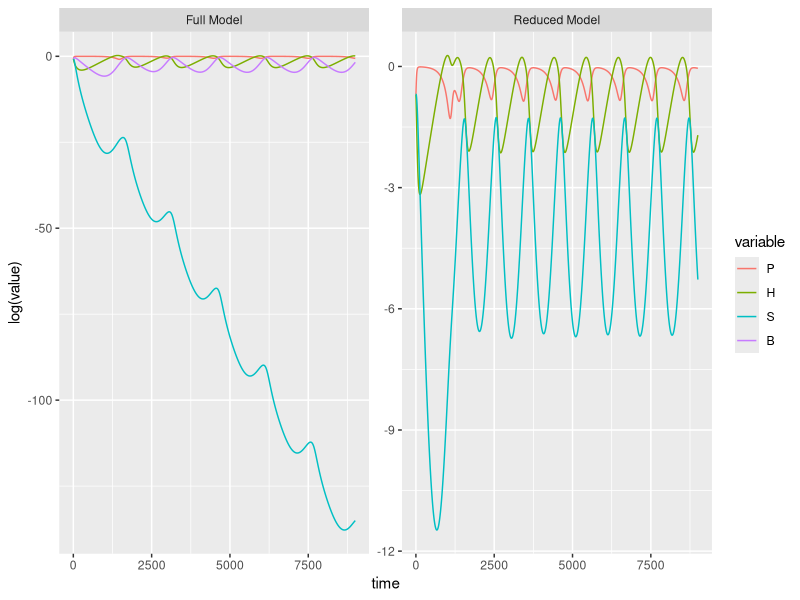
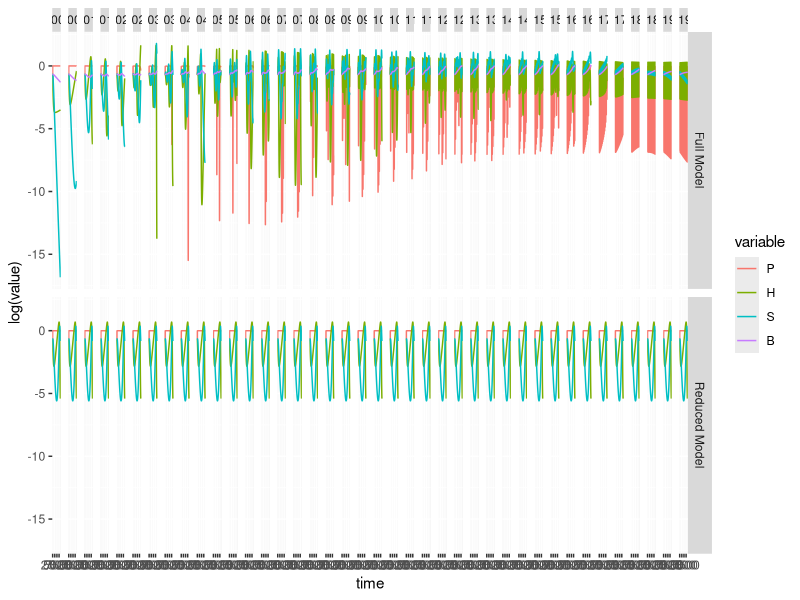

The R source for these figures, in order:
## ---- chunk 1
library(deSolve)
# Define full model
fullModule <- function(t, state, parameters) {
  with(as.list(c(state, parameters)),{
    dP <-  r*P*(1-P/K)-(o_HP*x_H*y_H*P*H)/(P+P0)
    dH <- -x_H*H*(1-(o_HP*y_H*P)/(P+P0))-(o_SH*x_S*y_S*H*S)/(H+H0)-(o_BH*y_B*x_B*H*B)/(o_BH*H+(1-o_BH)*S+H0)
    dS <- -x_S*S*(1-(o_SH*y_S*H)/(H+H0))-((1-o_BH)*y_B*x_B*S*B)/(o_BH*H+(1-o_BH)*S+H0)
    dB <- -x_B*B*(1-(o_BH*y_B*H+(1-o_BH)*y_B*S)/(o_BH*H+(1-o_BH)*S+H0))
    list(c(dP,dH,dS,dB))
  })
}

reducedModule <- function(t, state, parameters) {
  # This models the a simple food chain without the top predators
  with(as.list(c(state, parameters)),{
    dP <-  r*P*(1-P/K)-(o_HP*x_H*y_H*P*H)/(P+P0)
    dH <- -x_H*H*(1-(o_HP*y_H*P)/(P+P0))-(o_SH*x_S*y_S*H*S)/(H+H0)
    dS <- -x_S*S*(1-(o_SH*y_S*H)/(H+H0))
    list(c(dP,dH,dS))
  })
}

# Remove metabolic rate from the biomass removal equation
# fullModule <- function(t, state, parameters) {
#   with(as.list(c(state, parameters)),{
#     dP <-  r*P*(1-P/K)-(o_HP*y_H*P*H)/(P+P0)
#     dH <- -x_H*H*(1-(o_HP*y_H*P)/(P+P0))-(o_SH*y_S*H*S)/(H+H0)-(o_BH*y_B*H*B)/(o_BH*H+(1-o_BH)*S+H0)
#     dS <- -x_S*S*(1-(o_SH*y_S*H)/(H+H0))-((1-o_BH)*y_B*S*B)/(o_BH*H+(1-o_BH)*S+H0)
#     dB <- -x_B*B*(1-(o_BH*y_B*H+(1-o_BH)*y_B*S)/(o_BH*H+(1-o_BH)*S+H0))
#     list(c(dP,dH,dS,dB))
#   })
# }
# 
# reducedModule <- function(t, state, parameters) {
#   # This models the a simple food chain without the top predators
#   with(as.list(c(state, parameters)),{
#     dP <-  r*P*(1-P/K)-(o_HP*y_H*P*H)/(P+P0)
#     dH <- -x_H*H*(1-(o_HP*y_H*P)/(P+P0))-(o_SH*y_S*H*S)/(H+H0)
#     dS <- -x_S*S*(1-(o_SH*y_S*H)/(H+H0))
#     list(c(dP,dH,dS))
#   })
# }


# mass specific metabolic rate
metabolic_rate_herbivores <- 0.2
metabolic_rate_birds <- 0.08
metabolic_rate_spiders <- 0.3

# ingestion rate per unit metabolic rate of species i
ingestion_rate_herbivores <- 1.5
ingestion_rate_birds <- 5
ingestion_rate_spiders <- 2.1

half_sat_plants <- 0.2
half_sat_herbivores <- 0.5

params_fm <- c(r = 1         ,
            K = 1       , # environmental 
            
            
            o_BS = 0.6    , # preference of birds for spiders
            o_BH = 0.4    , # preference of birds for herbivores
            o_HP = 1      , # preference of herbivores for plants
            o_SH = 1      , # preference of spiders for herbivores
            
            
            x_H  = metabolic_rate_herbivores,
            x_B  = metabolic_rate_birds,
            x_S  = metabolic_rate_spiders,
            
            y_H  = ingestion_rate_herbivores  , 
            y_B  = ingestion_rate_birds  ,
            y_S  = ingestion_rate_spiders    , # ing.rates
            
            P0   = half_sat_plants,
            H0   = half_sat_herbivores) 

params_rm <- c(r = 1         ,
               K = 1       , # environmental 
            
            
               o_HP = 1      , # preference of herbivores for plants
               o_SH = 1      , # preference of spiders for herbivores
            
            
               x_H  = metabolic_rate_herbivores,
               x_S  = metabolic_rate_spiders,
            
               y_H  = ingestion_rate_herbivores  , 
               y_B  = ingestion_rate_birds  ,
               y_S  = ingestion_rate_spiders ,
               
               P0   = half_sat_plants,
               H0   = half_sat_herbivores) 


stateFM <- c(P = 0.5, H = 0.5, S = 0.5, B = 0.5)
stateRM <- c(P = 0.5, H = 0.5, S = 0.5)
times <- seq(0,900, by = 0.1)

outFM <- ode(y = stateFM, times = times, func = fullModule,    parms = params_fm)
outRM <- ode(y = stateRM, times = times, func = reducedModule, parms = params_rm)

library(reshape2)
df.fm <- data.frame(time = 1:nrow(outFM), outFM[,-1])
df.fm.melt <- melt(df.fm, id = "time")
df.fm.melt$model <- "Full Model"

df.rm <- data.frame(time = 1:nrow(outRM), outRM[,-1])
df.rm.melt <- melt(df.rm, id = "time")
df.rm.melt$model <- "Reduced Model"

df.bm <- rbind(df.fm.melt, df.rm.melt)

library(ggplot2)
ggplot(df.bm, aes(x = time, y = log(value), color = variable))+
  geom_line()+
  facet_wrap(~model, scales = "free")

## ---- chunk 2
# I can manipulate three parameters, lets say
runModel <- function(r=1,K=1, o_BS=0.7, o_BH=0.3, o_HP=1, o_SH=1, x_H=0.01, x_B=0.0008,
                     x_S=0.02, y_H=2.009, y_B=4, y_S=3.5, P0=0.16129,H0=0.9, rr = 1, rK = 1,
                     ro_HP = 1, ro_SH = 1, rx_H=0.01, rx_S=0.02, ry_H  = 2.009, ry_S  = 3.5,
                     rP0=0.16129,rH0=0.9,
                     stateFM = c(P = 0.5, H = 0.5, S = 0.5, B = 0.5),
                     stateRM = c(P = 0.5, H = 0.5, S = 0.5),
                     times = seq(0,900, by = 0.1)) {
  params_fm <- c(r=r,
                 K=K,
                 o_BS = o_BS,
                 o_BH = o_BH,
                 o_HP = o_HP,
                 o_SH = o_SH,
                 x_H  = x_H,
                 x_B  = x_B,
                 x_S  = x_S,
                 y_H  = y_H,
                 y_B  = y_B,
                 y_S  = y_S,
                 P0   = P0,
                 H0   = H0) 
  params_rm <- c(r    = rr,
                 K    = rK,
                 o_HP = ro_HP,
                 o_SH = ro_SH,
                 x_H  = rx_H,
                 x_S  = rx_S,
                 y_H  = ry_H,
                 y_S  = ry_S,
                 P0   = rP0,
                 H0   = rH0) 
# Itegrate 
outFM <- ode(y = stateFM, times = times, func = fullModule,    parms = params_fm)
outRM <- ode(y = stateRM, times = times, func = reducedModule, parms = params_rm)
df.fm <- data.frame(time = 1:nrow(outFM), outFM[,-1])
df.fm.melt <- melt(df.fm, id = "time")
df.fm.melt$model <- "Full Model"
df.rm <- data.frame(time = 1:nrow(outRM), outRM[,-1])
df.rm.melt <- melt(df.rm, id = "time")
df.rm.melt$model <- "Reduced Model"
df.bm <- rbind(df.fm.melt, df.rm.melt)
return(df.bm)
}

x_H.seq <- seq(from = 0.001, to = 0.2, by = 0.005)

full.data <- data.frame()

for (x_H.val in x_H.seq) {
  mod.data <- runModel(x_H = x_H.val)
  mod.data$x_H.par <- x_H.val
  full.data <- rbind(full.data, mod.data)
  print(x_H.val)
}


ggplot(full.data, aes(x = time, y = log(value), color = variable))+
  geom_line()+
  facet_grid(model~x_H.par)

## ---- chunk 3
 
# Build the model-up starting with just plants add herbivores, spiders, and birds

# Step 1 plants

stateS1 <- c()
